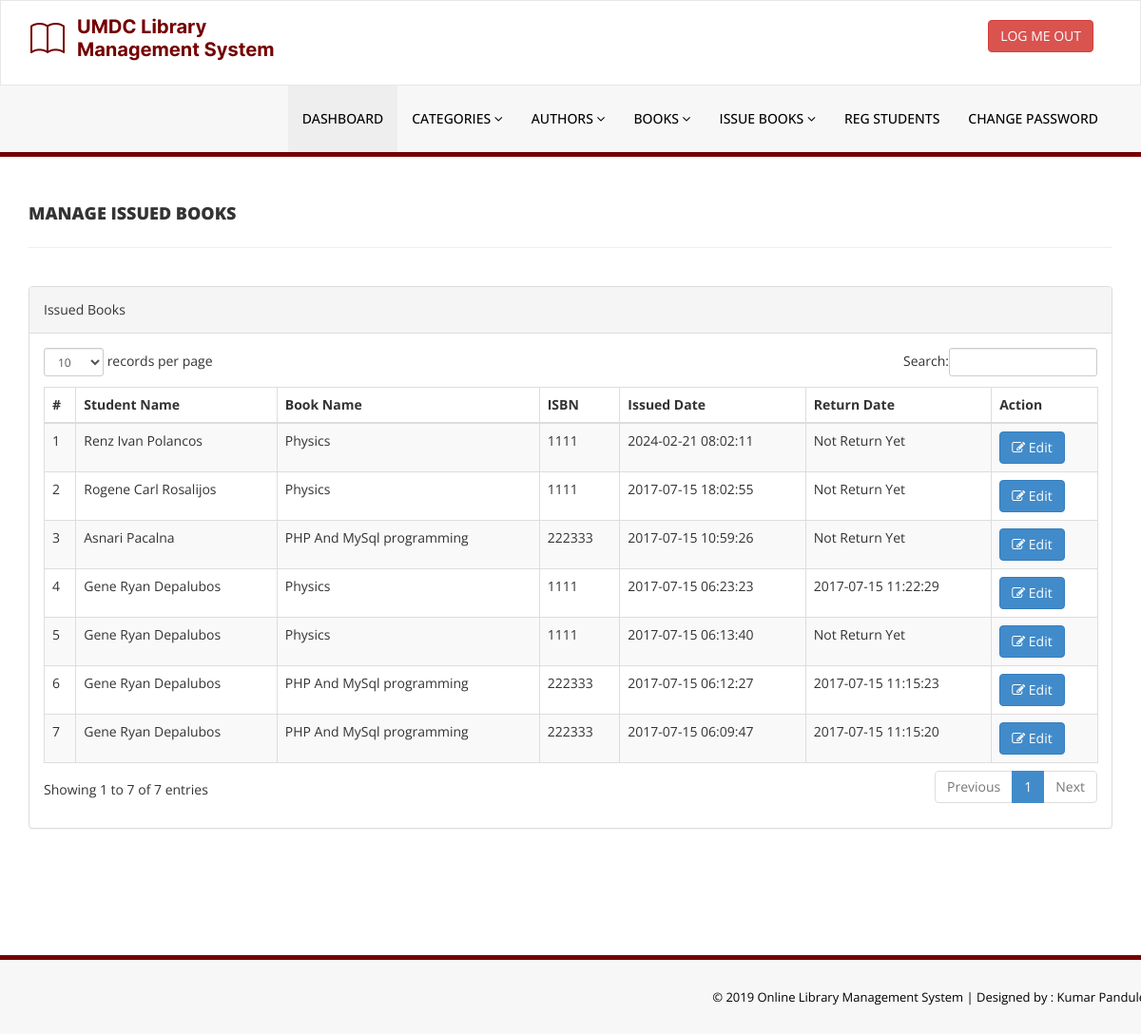
/library/admin/manage-issued-books.php (signed in), run on the app's committed database.
### tables this page shows
CREATE TABLE `tblissuedbookdetails` (
  `id` int(11) NOT NULL,
  `BookId` int(11) DEFAULT NULL,
  `StudentID` varchar(150) DEFAULT NULL,
  `IssuesDate` timestamp NULL DEFAULT current_timestamp(),
  `ReturnDate` timestamp NULL DEFAULT NULL ON UPDATE current_timestamp(),
  `RetrunStatus` int(1) DEFAULT NULL,
  `fine` int(11) DEFAULT NULL
);

CREATE TABLE `tblstudents` (
  `id` int(11) NOT NULL,
  `StudentId` varchar(100) DEFAULT NULL,
  `FullName` varchar(120) DEFAULT NULL,
  `EmailId` varchar(120) DEFAULT NULL,
  `MobileNumber` char(11) DEFAULT NULL,
  `Password` varchar(120) DEFAULT NULL,
  `Status` int(1) DEFAULT NULL,
  `RegDate` timestamp NULL DEFAULT current_timestamp(),
  `UpdationDate` timestamp NULL DEFAULT NULL ON UPDATE current_timestamp()
);

CREATE TABLE `tblbooks` (
  `id` int(11) NOT NULL,
  `BookName` varchar(255) DEFAULT NULL,
  `CatId` int(11) DEFAULT NULL,
  `AuthorId` int(11) DEFAULT NULL,
  `ISBNNumber` int(11) DEFAULT NULL,
  `BookPrice` int(11) DEFAULT NULL,
  `RegDate` timestamp NULL DEFAULT current_timestamp(),
  `UpdationDate` timestamp NULL DEFAULT NULL ON UPDATE current_timestamp()
);

### library/admin/manage-issued-books.php (the view, shortened to what this page needs)
<?php
include('includes/config.php');
if(strlen($_SESSION['alogin'])==0)
    {
header('location:index.php');
}
else{
    ?>
<!DOCTYPE html>
<html xmlns="http://www.w3.org/1999/xhtml">
<head>
    <link href="assets/css/bootstrap.css" rel="stylesheet" />
    <link href="assets/css/font-awesome.css" rel="stylesheet" />
    <link href="assets/js/dataTables/dataTables.bootstrap.css" rel="stylesheet" />
    <link href="assets/css/style.css" rel="stylesheet" />
</head>
<body>
<?php include('includes/header.php');?>
    <div class="content-wrapper">
         <div class="container">
        <div class="row pad-botm">
            <div class="col-md-12">
                <h4 class="header-line">Manage Issued Books</h4>
    </div>
     <div class="row">
</div>
        </div>
            <div class="row">
                <div class="col-md-12">
                    <div class="panel panel-default">
                        <div class="panel-heading">
                          Issued Books
                        </div>
                        <div class="panel-body">
                            <div class="table-responsive">
                                <table class="table table-striped table-bordered table-hover" id="dataTables-example">
                                    <thead>
                                        <tr>
                                            <th>#</th>
                                            <th>Student Name</th>
                                            <th>Book Name</th>
                                            <th>ISBN </th>
                                            <th>Issued Date</th>
                                            <th>Return Date</th>
                                            <th>Action</th>
                                        </tr>
                                    </thead>
                                    <tbody>
<?php $sql = "SELECT tblstudents.FullName,tblbooks.BookName,tblbooks.ISBNNumber,tblissuedbookdetails.IssuesDate,tblissuedbookdetails.ReturnDate,tblissuedbookdetails.id as rid from  tblissuedbookdetails join tblstudents on tblstudents.StudentId=tblissuedbookdetails.StudentId join tblbooks on tblbooks.id=tblissuedbookdetails.BookId order by tblissuedbookdetails.id desc";
$query = $dbh -> prepare($sql);
$query->execute();
$results=$query->fetchAll(PDO::FETCH_OBJ);
$cnt=1;
if($query->rowCount() > 0)
{
foreach($results as $result)
{               ?>
                                        <tr class="odd gradeX">
                                            <td class="center"><?php echo htmlentities($cnt);?></td>
                                            <td class="center"><?php echo htmlentities($result->FullName);?></td>
                                            <td class="center"><?php echo htmlentities($result->BookName);?></td>
                                            <td class="center"><?php echo htmlentities($result->ISBNNumber);?></td>
                                            <td class="center"><?php echo htmlentities($result->IssuesDate);?></td>
                                            <td class="center"><?php if($result->ReturnDate=="")
                                            {
                                                echo htmlentities("Not Return Yet");
                                            } else {
                                            echo htmlentities($result->ReturnDate);
}
                                            ?></td>
                                            <td class="center">
                                            <a href="update-issue-bookdeails.php?rid=<?php echo htmlentities($result->rid);?>"><button class="btn btn-primary"><i class="fa fa-edit "></i> Edit</button>
                                            </td>
                                        </tr>
 <?php $cnt=$cnt+1;}} ?>
                                    </tbody>
                                </table>
                            </div>
                        </div>
                    </div>
                </div>
            </div>
    </div>
    </div>
  <?php include('includes/footer.php');?>
</body>
</html>
<?php } ?>

### library/admin/assets/css/style.css (style rules this page uses)
body { font-family: 'Open Sans', sans-serif; line-height:28px; }
.content-wrapper { margin-top: 40px; min-height:800px; padding-bottom:90px; }
.header-line { font-weight:900; padding-bottom:25px; border-bottom:1px solid #eeeeee; text-transform:uppercase; }
.pad-botm { padding-bottom:30px; }

### data on the page
tblissuedbookdetails: tblstudents.FullName "Renz Ivan Polancos", BookId.BookName "Physics", BookId.ISBNNumber "1111", IssuesDate "2024-02-21 08:02:11"
tblissuedbookdetails: tblstudents.FullName "Rogene Carl Rosalijos", BookId.BookName "Physics", BookId.ISBNNumber "1111", IssuesDate "2017-07-15 18:02:55"
tblissuedbookdetails: tblstudents.FullName "Asnari Pacalna", BookId.BookName "PHP And MySql programming", BookId.ISBNNumber "222333", IssuesDate "2017-07-15 10:59:26"
tblissuedbookdetails: tblstudents.FullName "Gene Ryan Depalubos", BookId.BookName "Physics", BookId.ISBNNumber "1111", IssuesDate "2017-07-15 06:23:23", ReturnDate "2017-07-15 11:22:29"
tblissuedbookdetails: tblstudents.FullName "Gene Ryan Depalubos", BookId.BookName "Physics", BookId.ISBNNumber "1111", IssuesDate "2017-07-15 06:13:40"
tblissuedbookdetails: tblstudents.FullName "Gene Ryan Depalubos", BookId.BookName "PHP And MySql programming", BookId.ISBNNumber "222333", IssuesDate "2017-07-15 06:12:27", ReturnDate "2017-07-15 11:15:23"
tblissuedbookdetails: tblstudents.FullName "Gene Ryan Depalubos", BookId.BookName "PHP And MySql programming", BookId.ISBNNumber "222333", IssuesDate "2017-07-15 06:09:47", ReturnDate "2017-07-15 11:15:20"
